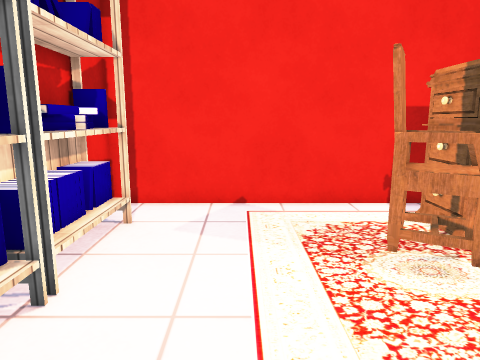
View 1 (above)

12 first-person views from a walk through a 3-D level made in the Unity game engine. The camera is 1.2 m above the floor, tilts 10° down and sees 70° across. The floor is counted in squares, 0.45 m on a side. Each view is taken from the middle of a square. On the plan, view 1 faces up. The plan holds only what a view shows up to about 20 squares ahead; the rest is blank. The place goes on beyond the plan. The player is left out. Some surface patterns are stand-ins.

View 2
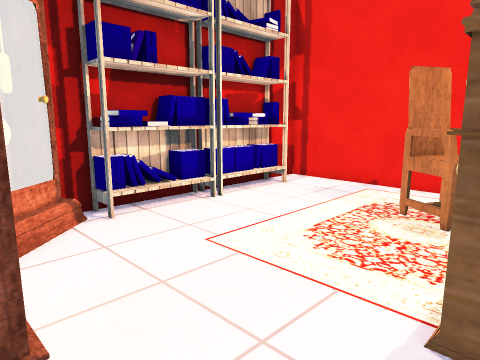

View 3
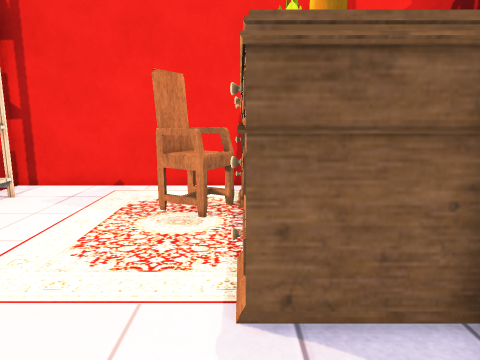

View 4
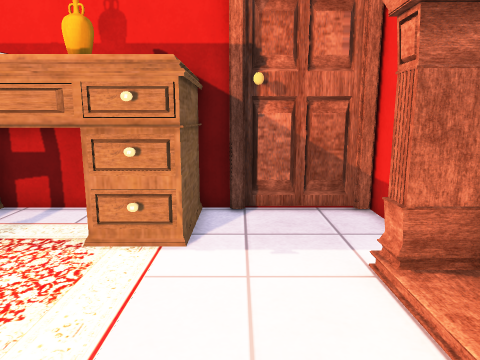

View 5
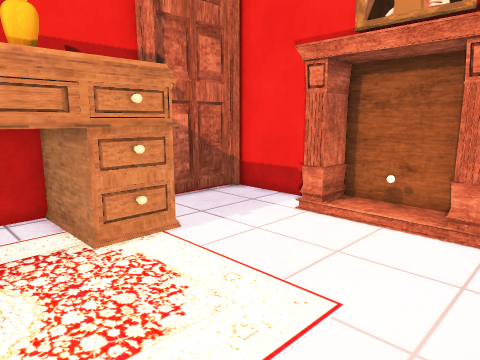

View 6
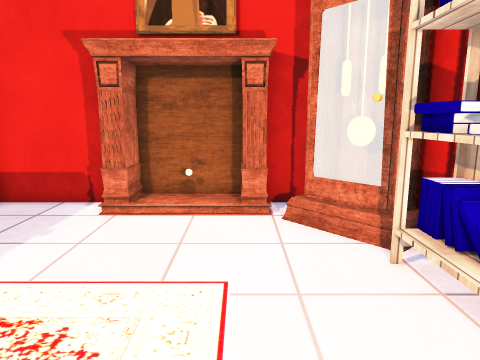

View 7
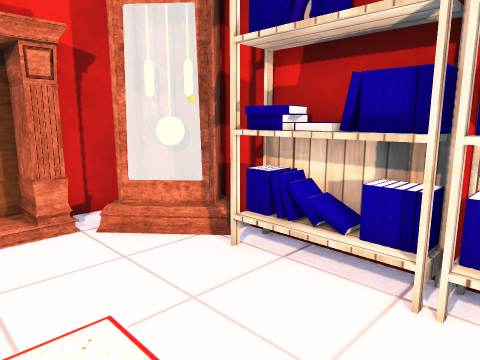

View 8
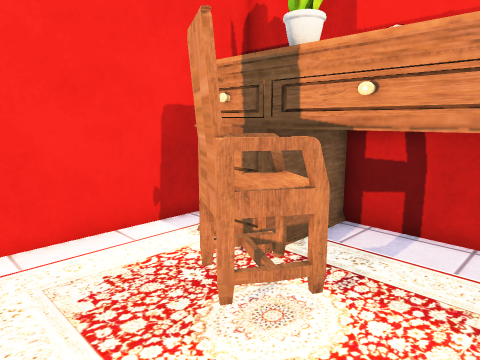

View 9
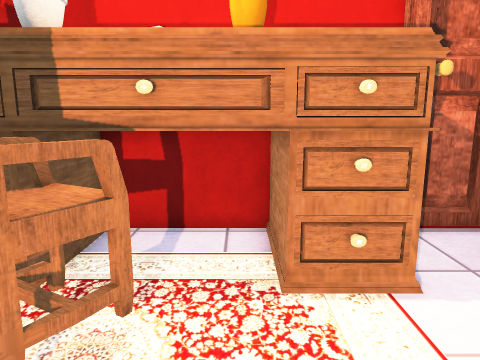

View 10
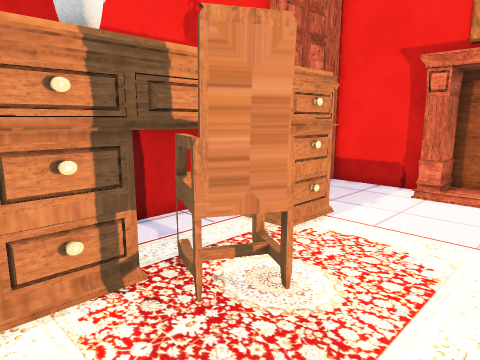

View 11
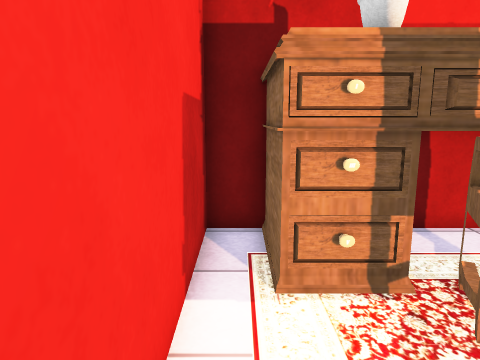

View 12
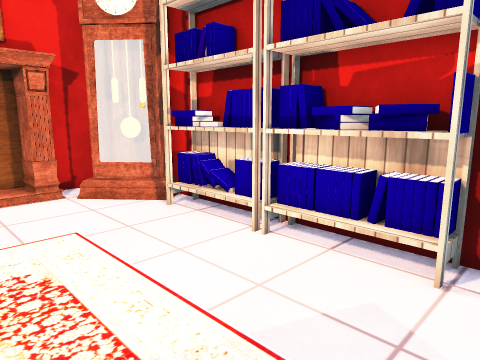

### Floor plan
Key: @ floor where view 1 was taken; # wall or solid block; . floor; O other object.
Columns run from 4 left of view 1 to 8 right of it. Each row starts with its distance up from view 1.
 11 #############
 10 #.........O #
  9 #O.......OOOO
  8 OO.......OO O
  7 OO.....OOOOOO
  6 OO.....OOO  O
  5 #O......OO  O
  4 OO.......O  O
  3 OO.......OOOO
  2 OO.......OO O
  1 #O.......OOO#
  0 #O..@.......#
 -1 # #.........#
 -2 ####........#
 -3  O.OO  OO...#
 -4  ############

Positions as (right, up) in squares from view 1, and headings:
1: (0, 0), facing up
2: (6, -3), facing up-left
3: (5, -3), facing up
4: (-2, 0), facing right
5: (-2, 6), facing down-right
6: (0, 7), facing down
7: (2, 6), facing down-left
8: (0, 3), facing up-right
9: (0, 4), facing right
10: (0, 10), facing down-right
11: (0, 10), facing right
12: (3, 10), facing down-left
